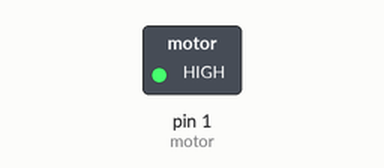
Simulated run of this sketch. Board: Arduino Uno, built with avr-gcc and run on an emulated ATmega328P. On the bench: switched loads named in the sketch (green lamp = pin HIGH). Dashed ring = blinking.

Above: at 0.5 s.
Timing chart, 0 to 4.6 s (numbered marks = the images above):
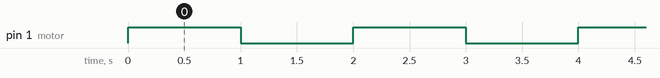

The sketch:

vibration_motor_PWM.ino
```cpp
int motor = 1;
int x = 20;

void setup()
{ pinMode(motor, HIGH); }

void loop()
{


analogWrite(1, x);


  digitalWrite(motor, HIGH);
delay(1000);
digitalWrite(motor, LOW);
delay(1000);

digitalWrite(motor, HIGH);
delay(1000);
digitalWrite(motor, LOW);
delay(1000);


//int x = analogRead(A0);


}
```

Measured:
- by itself, pin 1 (motor): alternates HIGH for 1.0 s and LOW for 1.0 s
